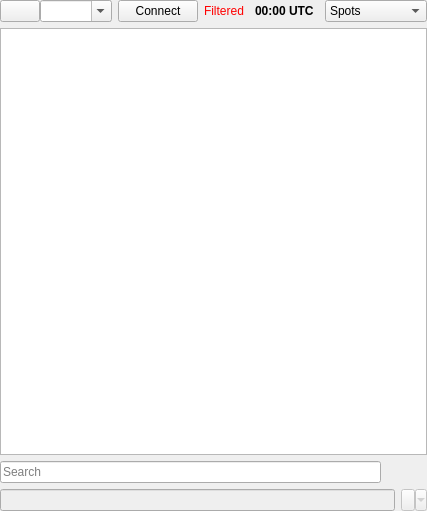
<?xml version="1.0" encoding="UTF-8"?>
<ui version="4.0">
 <class>DxWidget</class>
 <widget class="QWidget" name="DxWidget">
  <property name="geometry">
   <rect>
    <x>0</x>
    <y>0</y>
    <width>427</width>
    <height>511</height>
   </rect>
  </property>
  <property name="focusPolicy">
   <enum>Qt::NoFocus</enum>
  </property>
  <property name="windowTitle">
   <string notr="true">Form</string>
  </property>
  <layout class="QVBoxLayout" name="verticalLayout">
   <property name="leftMargin">
    <number>0</number>
   </property>
   <property name="topMargin">
    <number>0</number>
   </property>
   <property name="rightMargin">
    <number>0</number>
   </property>
   <property name="bottomMargin">
    <number>0</number>
   </property>
   <item>
    <layout class="QHBoxLayout" name="horizontalLayout">
     <item>
      <layout class="QHBoxLayout" name="horizontalLayout_2">
       <property name="spacing">
        <number>0</number>
       </property>
       <property name="rightMargin">
        <number>0</number>
       </property>
       <item>
        <widget class="QPushButton" name="menuButton">
         <property name="sizePolicy">
          <sizepolicy hsizetype="Minimum" vsizetype="Preferred">
           <horstretch>0</horstretch>
           <verstretch>0</verstretch>
          </sizepolicy>
         </property>
         <property name="focusPolicy">
          <enum>Qt::ClickFocus</enum>
         </property>
         <property name="contextMenuPolicy">
          <enum>Qt::ActionsContextMenu</enum>
         </property>
         <property name="styleSheet">
          <string notr="true">::menu-indicator{ image: none; }</string>
         </property>
         <property name="text">
          <string/>
         </property>
         <property name="icon">
          <iconset resource="../res/icons/icons.qrc">
           <normaloff>:/icons/menu.svg</normaloff>:/icons/menu.svg</iconset>
         </property>
        </widget>
       </item>
       <item>
        <widget class="QComboBox" name="serverSelect">
         <property name="focusPolicy">
          <enum>Qt::ClickFocus</enum>
         </property>
         <property name="contextMenuPolicy">
          <enum>Qt::DefaultContextMenu</enum>
         </property>
         <property name="toolTip">
          <string>Insert a &lt;b&gt;hostname:port&lt;/b&gt; of DXC Server.</string>
         </property>
         <property name="inputMethodHints">
          <set>Qt::ImhNone</set>
         </property>
         <property name="editable">
          <bool>true</bool>
         </property>
         <property name="currentText">
          <string notr="true"/>
         </property>
         <property name="insertPolicy">
          <enum>QComboBox::InsertAtTop</enum>
         </property>
         <property name="sizeAdjustPolicy">
          <enum>QComboBox::AdjustToContents</enum>
         </property>
        </widget>
       </item>
      </layout>
     </item>
     <item>
      <widget class="QPushButton" name="connectButton">
       <property name="sizePolicy">
        <sizepolicy hsizetype="Maximum" vsizetype="Preferred">
         <horstretch>0</horstretch>
         <verstretch>0</verstretch>
        </sizepolicy>
       </property>
       <property name="focusPolicy">
        <enum>Qt::ClickFocus</enum>
       </property>
       <property name="text">
        <string>Connect</string>
       </property>
      </widget>
     </item>
     <item>
      <widget class="QLabel" name="filteredLabel">
       <property name="sizePolicy">
        <sizepolicy hsizetype="Minimum" vsizetype="Preferred">
         <horstretch>0</horstretch>
         <verstretch>0</verstretch>
        </sizepolicy>
       </property>
       <property name="styleSheet">
        <string notr="true">color:red</string>
       </property>
       <property name="text">
        <string>Filtered</string>
       </property>
      </widget>
     </item>
     <item>
      <spacer name="horizontalSpacer">
       <property name="orientation">
        <enum>Qt::Horizontal</enum>
       </property>
       <property name="sizeHint" stdset="0">
        <size>
         <width>40</width>
         <height>20</height>
        </size>
       </property>
      </spacer>
     </item>
     <item>
      <widget class="QLabel" name="utcClockLabel">
       <property name="sizePolicy">
        <sizepolicy hsizetype="Minimum" vsizetype="Preferred">
         <horstretch>0</horstretch>
         <verstretch>0</verstretch>
        </sizepolicy>
       </property>
       <property name="font">
        <font>
         <bold>true</bold>
        </font>
       </property>
       <property name="toolTip">
        <string>Current UTC Time</string>
       </property>
       <property name="text">
        <string notr="true">00:00 UTC</string>
       </property>
      </widget>
     </item>
     <item>
      <spacer name="horizontalSpacer2">
       <property name="orientation">
        <enum>Qt::Horizontal</enum>
       </property>
       <property name="sizeHint" stdset="0">
        <size>
         <width>40</width>
         <height>20</height>
        </size>
       </property>
      </spacer>
     </item>
     <item>
      <widget class="QComboBox" name="viewModeCombo">
       <property name="sizePolicy">
        <sizepolicy hsizetype="Preferred" vsizetype="Preferred">
         <horstretch>0</horstretch>
         <verstretch>0</verstretch>
        </sizepolicy>
       </property>
       <property name="focusPolicy">
        <enum>Qt::ClickFocus</enum>
       </property>
       <item>
        <property name="text">
         <string>Spots</string>
        </property>
       </item>
       <item>
        <property name="text">
         <string>WCY</string>
        </property>
       </item>
       <item>
        <property name="text">
         <string>WWV</string>
        </property>
       </item>
       <item>
        <property name="text">
         <string>To All</string>
        </property>
       </item>
       <item>
        <property name="text">
         <string>Console</string>
        </property>
       </item>
       <item>
        <property name="text">
         <string>15-min Trend</string>
        </property>
       </item>
      </widget>
     </item>
    </layout>
   </item>
   <item>
    <widget class="QStackedWidget" name="stack">
     <property name="currentIndex">
      <number>0</number>
     </property>
     <widget class="QWidget" name="spotPage">
      <layout class="QGridLayout" name="gridLayout">
       <property name="leftMargin">
        <number>0</number>
       </property>
       <property name="topMargin">
        <number>0</number>
       </property>
       <property name="rightMargin">
        <number>0</number>
       </property>
       <property name="bottomMargin">
        <number>0</number>
       </property>
       <item row="0" column="0">
        <widget class="QTableView" name="dxTable">
         <property name="focusPolicy">
          <enum>Qt::ClickFocus</enum>
         </property>
         <property name="contextMenuPolicy">
          <enum>Qt::ActionsContextMenu</enum>
         </property>
         <property name="editTriggers">
          <set>QAbstractItemView::AnyKeyPressed|QAbstractItemView::DoubleClicked</set>
         </property>
         <property name="tabKeyNavigation">
          <bool>false</bool>
         </property>
         <property name="showDropIndicator" stdset="0">
          <bool>false</bool>
         </property>
         <property name="dragDropOverwriteMode">
          <bool>false</bool>
         </property>
         <property name="alternatingRowColors">
          <bool>true</bool>
         </property>
         <property name="selectionMode">
          <enum>QAbstractItemView::SingleSelection</enum>
         </property>
         <property name="selectionBehavior">
          <enum>QAbstractItemView::SelectRows</enum>
         </property>
         <property name="verticalScrollMode">
          <enum>QAbstractItemView::ScrollPerPixel</enum>
         </property>
         <property name="horizontalScrollMode">
          <enum>QAbstractItemView::ScrollPerPixel</enum>
         </property>
         <attribute name="horizontalHeaderMinimumSectionSize">
          <number>24</number>
         </attribute>
         <attribute name="horizontalHeaderDefaultSectionSize">
          <number>80</number>
         </attribute>
         <attribute name="horizontalHeaderHighlightSections">
          <bool>false</bool>
         </attribute>
         <attribute name="horizontalHeaderStretchLastSection">
          <bool>true</bool>
         </attribute>
         <attribute name="verticalHeaderVisible">
          <bool>false</bool>
         </attribute>
         <attribute name="verticalHeaderMinimumSectionSize">
          <number>20</number>
         </attribute>
         <attribute name="verticalHeaderDefaultSectionSize">
          <number>20</number>
         </attribute>
        </widget>
       </item>
       <item row="1" column="0">
        <layout class="QHBoxLayout" name="searchLayout">
         <property name="topMargin">
          <number>0</number>
         </property>
         <item>
          <widget class="QLineEdit" name="searchEdit">
           <property name="focusPolicy">
            <enum>Qt::ClickFocus</enum>
           </property>
           <property name="toolTip">
            <string>Full-text search</string>
           </property>
           <property name="placeholderText">
            <string>Search</string>
           </property>
           <property name="clearButtonEnabled">
            <bool>true</bool>
           </property>
          </widget>
         </item>
         <item>
          <widget class="QPushButton" name="searchCloseButton">
           <property name="toolTip">
            <string>Close Search</string>
           </property>
           <property name="text">
            <string/>
           </property>
           <property name="icon">
            <iconset resource="../res/icons/icons.qrc">
             <normaloff>:/icons/cancel-24px.svg</normaloff>:/icons/cancel-24px.svg</iconset>
           </property>
           <property name="flat">
            <bool>true</bool>
           </property>
          </widget>
         </item>
        </layout>
       </item>
      </layout>
     </widget>
     <widget class="QWidget" name="wcyPage">
      <layout class="QGridLayout" name="gridLayout_3">
       <property name="leftMargin">
        <number>0</number>
       </property>
       <property name="topMargin">
        <number>0</number>
       </property>
       <property name="rightMargin">
        <number>0</number>
       </property>
       <property name="bottomMargin">
        <number>0</number>
       </property>
       <item row="0" column="0">
        <widget class="QTableView" name="wcyTable">
         <property name="contextMenuPolicy">
          <enum>Qt::ActionsContextMenu</enum>
         </property>
         <property name="editTriggers">
          <set>QAbstractItemView::NoEditTriggers</set>
         </property>
         <property name="tabKeyNavigation">
          <bool>false</bool>
         </property>
         <property name="showDropIndicator" stdset="0">
          <bool>false</bool>
         </property>
         <property name="alternatingRowColors">
          <bool>true</bool>
         </property>
         <property name="selectionMode">
          <enum>QAbstractItemView::SingleSelection</enum>
         </property>
         <property name="selectionBehavior">
          <enum>QAbstractItemView::SelectRows</enum>
         </property>
         <property name="verticalScrollMode">
          <enum>QAbstractItemView::ScrollPerPixel</enum>
         </property>
         <property name="horizontalScrollMode">
          <enum>QAbstractItemView::ScrollPerItem</enum>
         </property>
         <attribute name="horizontalHeaderMinimumSectionSize">
          <number>40</number>
         </attribute>
         <attribute name="horizontalHeaderDefaultSectionSize">
          <number>70</number>
         </attribute>
         <attribute name="horizontalHeaderHighlightSections">
          <bool>true</bool>
         </attribute>
         <attribute name="horizontalHeaderStretchLastSection">
          <bool>true</bool>
         </attribute>
         <attribute name="verticalHeaderVisible">
          <bool>false</bool>
         </attribute>
         <attribute name="verticalHeaderMinimumSectionSize">
          <number>20</number>
         </attribute>
         <attribute name="verticalHeaderDefaultSectionSize">
          <number>20</number>
         </attribute>
        </widget>
       </item>
      </layout>
     </widget>
     <widget class="QWidget" name="wwvPage">
      <layout class="QGridLayout" name="gridLayout_4">
       <property name="leftMargin">
        <number>0</number>
       </property>
       <property name="topMargin">
        <number>0</number>
       </property>
       <property name="rightMargin">
        <number>0</number>
       </property>
       <property name="bottomMargin">
        <number>0</number>
       </property>
       <item row="0" column="0">
        <widget class="QTableView" name="wwvTable">
         <property name="contextMenuPolicy">
          <enum>Qt::ActionsContextMenu</enum>
         </property>
         <property name="editTriggers">
          <set>QAbstractItemView::NoEditTriggers</set>
         </property>
         <property name="tabKeyNavigation">
          <bool>false</bool>
         </property>
         <property name="showDropIndicator" stdset="0">
          <bool>false</bool>
         </property>
         <property name="dragDropOverwriteMode">
          <bool>false</bool>
         </property>
         <property name="alternatingRowColors">
          <bool>true</bool>
         </property>
         <property name="selectionMode">
          <enum>QAbstractItemView::SingleSelection</enum>
         </property>
         <property name="selectionBehavior">
          <enum>QAbstractItemView::SelectRows</enum>
         </property>
         <property name="verticalScrollMode">
          <enum>QAbstractItemView::ScrollPerPixel</enum>
         </property>
         <property name="horizontalScrollMode">
          <enum>QAbstractItemView::ScrollPerPixel</enum>
         </property>
         <attribute name="horizontalHeaderDefaultSectionSize">
          <number>70</number>
         </attribute>
         <attribute name="horizontalHeaderStretchLastSection">
          <bool>true</bool>
         </attribute>
         <attribute name="verticalHeaderVisible">
          <bool>false</bool>
         </attribute>
        </widget>
       </item>
      </layout>
     </widget>
     <widget class="QWidget" name="toAllPage">
      <layout class="QGridLayout" name="gridLayout_5">
       <property name="leftMargin">
        <number>0</number>
       </property>
       <property name="topMargin">
        <number>0</number>
       </property>
       <property name="rightMargin">
        <number>0</number>
       </property>
       <property name="bottomMargin">
        <number>0</number>
       </property>
       <item row="0" column="0">
        <widget class="QTableView" name="toAllTable">
         <property name="contextMenuPolicy">
          <enum>Qt::ActionsContextMenu</enum>
         </property>
         <property name="editTriggers">
          <set>QAbstractItemView::NoEditTriggers</set>
         </property>
         <property name="tabKeyNavigation">
          <bool>false</bool>
         </property>
         <property name="showDropIndicator" stdset="0">
          <bool>false</bool>
         </property>
         <property name="dragDropOverwriteMode">
          <bool>false</bool>
         </property>
         <property name="alternatingRowColors">
          <bool>true</bool>
         </property>
         <property name="selectionMode">
          <enum>QAbstractItemView::SingleSelection</enum>
         </property>
         <property name="selectionBehavior">
          <enum>QAbstractItemView::SelectRows</enum>
         </property>
         <property name="verticalScrollMode">
          <enum>QAbstractItemView::ScrollPerPixel</enum>
         </property>
         <property name="horizontalScrollMode">
          <enum>QAbstractItemView::ScrollPerPixel</enum>
         </property>
         <attribute name="horizontalHeaderDefaultSectionSize">
          <number>70</number>
         </attribute>
         <attribute name="horizontalHeaderStretchLastSection">
          <bool>true</bool>
         </attribute>
         <attribute name="verticalHeaderVisible">
          <bool>false</bool>
         </attribute>
        </widget>
       </item>
      </layout>
     </widget>
     <widget class="QWidget" name="consolePage">
      <property name="contextMenuPolicy">
       <enum>Qt::ActionsContextMenu</enum>
      </property>
      <layout class="QGridLayout" name="gridLayout_2">
       <property name="leftMargin">
        <number>0</number>
       </property>
       <property name="topMargin">
        <number>0</number>
       </property>
       <property name="rightMargin">
        <number>0</number>
       </property>
       <property name="bottomMargin">
        <number>0</number>
       </property>
       <item row="0" column="0">
        <widget class="QPlainTextEdit" name="log">
         <property name="font">
          <font>
           <pointsize>12</pointsize>
           <kerning>true</kerning>
          </font>
         </property>
         <property name="focusPolicy">
          <enum>Qt::ClickFocus</enum>
         </property>
         <property name="readOnly">
          <bool>true</bool>
         </property>
         <property name="plainText">
          <string notr="true"/>
         </property>
        </widget>
       </item>
      </layout>
     </widget>
     <widget class="QWidget" name="trendPage">
      <layout class="QGridLayout" name="gridLayout_6">
       <property name="leftMargin">
        <number>0</number>
       </property>
       <property name="topMargin">
        <number>0</number>
       </property>
       <property name="rightMargin">
        <number>0</number>
       </property>
       <property name="bottomMargin">
        <number>0</number>
       </property>
       <item row="0" column="0">
        <widget class="QTableWidget" name="trendTable">
         <property name="focusPolicy">
          <enum>Qt::NoFocus</enum>
         </property>
         <property name="editTriggers">
          <set>QAbstractItemView::NoEditTriggers</set>
         </property>
         <property name="tabKeyNavigation">
          <bool>false</bool>
         </property>
         <property name="showDropIndicator" stdset="0">
          <bool>false</bool>
         </property>
         <property name="dragDropOverwriteMode">
          <bool>false</bool>
         </property>
         <property name="selectionMode">
          <enum>QAbstractItemView::NoSelection</enum>
         </property>
         <property name="verticalScrollMode">
          <enum>QAbstractItemView::ScrollPerPixel</enum>
         </property>
         <property name="horizontalScrollMode">
          <enum>QAbstractItemView::ScrollPerPixel</enum>
         </property>
        </widget>
       </item>
      </layout>
     </widget>
    </widget>
   </item>
   <item>
    <layout class="QHBoxLayout" name="horizontalLayout_3">
     <property name="topMargin">
      <number>0</number>
     </property>
     <item>
      <widget class="QLineEdit" name="commandEdit">
       <property name="enabled">
        <bool>false</bool>
       </property>
       <property name="focusPolicy">
        <enum>Qt::ClickFocus</enum>
       </property>
       <property name="toolTip">
        <string>Send DX Cluster Command</string>
       </property>
       <property name="clearButtonEnabled">
        <bool>true</bool>
       </property>
      </widget>
     </item>
     <item>
      <widget class="QToolButton" name="commandButton">
       <property name="enabled">
        <bool>false</bool>
       </property>
       <property name="sizePolicy">
        <sizepolicy hsizetype="Fixed" vsizetype="Preferred">
         <horstretch>0</horstretch>
         <verstretch>0</verstretch>
        </sizepolicy>
       </property>
       <property name="focusPolicy">
        <enum>Qt::NoFocus</enum>
       </property>
       <property name="text">
        <string/>
       </property>
       <property name="popupMode">
        <enum>QToolButton::MenuButtonPopup</enum>
       </property>
       <property name="toolButtonStyle">
        <enum>Qt::ToolButtonTextOnly</enum>
       </property>
      </widget>
     </item>
    </layout>
   </item>
  </layout>
  <action name="actionFilter">
   <property name="icon">
    <iconset resource="../res/icons/icons.qrc">
     <normaloff>:/icons/filter_list-24px.svg</normaloff>:/icons/filter_list-24px.svg</iconset>
   </property>
   <property name="text">
    <string>Filter...</string>
   </property>
   <property name="toolTip">
    <string>Filter DXC</string>
   </property>
  </action>
  <action name="actionSpotQSO">
   <property name="text">
    <string>Spot Last QSO</string>
   </property>
   <property name="toolTip">
    <string>Send last QSO spot</string>
   </property>
  </action>
  <action name="actionShowHFStats">
   <property name="text">
    <string>Show HF Stats</string>
   </property>
  </action>
  <action name="actionShowVHFStats">
   <property name="text">
    <string>Show VHF Stats</string>
   </property>
  </action>
  <action name="actionShowWCY">
   <property name="text">
    <string>Show WCY</string>
   </property>
  </action>
  <action name="actionShowWWV">
   <property name="text">
    <string>Show WWV</string>
   </property>
  </action>
  <action name="actionDisplayedColumns">
   <property name="text">
    <string>Column Visibility...</string>
   </property>
   <property name="toolTip">
    <string>Which columns should be displayed</string>
   </property>
  </action>
  <action name="actionConnectOnStartup">
   <property name="checkable">
    <bool>true</bool>
   </property>
   <property name="text">
    <string>Connect on startup</string>
   </property>
   <property name="toolTip">
    <string>Automatic connection after start</string>
   </property>
  </action>
  <action name="actionDeleteServer">
   <property name="text">
    <string>Delete Server</string>
   </property>
   <property name="toolTip">
    <string>DXC - Delete Server</string>
   </property>
  </action>
  <action name="actionForgetPassword">
   <property name="text">
    <string>Clear Password</string>
   </property>
  </action>
  <action name="actionKeepSpots">
   <property name="checkable">
    <bool>true</bool>
   </property>
   <property name="text">
    <string>Keep Spots</string>
   </property>
   <property name="toolTip">
    <string>Spots are not cleared when connecting to a new DX Cluster.</string>
   </property>
  </action>
  <action name="actionClear">
   <property name="text">
    <string>Clear</string>
   </property>
   <property name="toolTip">
    <string>Clear all data</string>
   </property>
  </action>
  <action name="actionSearch">
   <property name="text">
    <string>Search...</string>
   </property>
   <property name="toolTip">
    <string>DXC - Search</string>
   </property>
   <property name="shortcut">
    <string notr="true">Ctrl+D</string>
   </property>
   <property name="shortcutContext">
    <enum>Qt::ApplicationShortcut</enum>
   </property>
   <property name="changeableshortcut" stdset="0">
    <bool>true</bool>
   </property>
  </action>
 </widget>
 <resources>
  <include location="../res/icons/icons.qrc"/>
 </resources>
 <connections>
  <connection>
   <sender>connectButton</sender>
   <signal>clicked()</signal>
   <receiver>DxWidget</receiver>
   <slot>toggleConnect()</slot>
   <hints>
    <hint type="sourcelabel">
     <x>172</x>
     <y>25</y>
    </hint>
    <hint type="destinationlabel">
     <x>367</x>
     <y>149</y>
    </hint>
   </hints>
  </connection>
  <connection>
   <sender>commandEdit</sender>
   <signal>returnPressed()</signal>
   <receiver>DxWidget</receiver>
   <slot>send()</slot>
   <hints>
    <hint type="sourcelabel">
     <x>249</x>
     <y>509</y>
    </hint>
    <hint type="destinationlabel">
     <x>367</x>
     <y>149</y>
    </hint>
   </hints>
  </connection>
  <connection>
   <sender>dxTable</sender>
   <signal>doubleClicked(QModelIndex)</signal>
   <receiver>DxWidget</receiver>
   <slot>entryDoubleClicked(QModelIndex)</slot>
   <hints>
    <hint type="sourcelabel">
     <x>340</x>
     <y>272</y>
    </hint>
    <hint type="destinationlabel">
     <x>456</x>
     <y>255</y>
    </hint>
   </hints>
  </connection>
  <connection>
   <sender>actionFilter</sender>
   <signal>triggered()</signal>
   <receiver>DxWidget</receiver>
   <slot>actionFilter()</slot>
   <hints>
    <hint type="sourcelabel">
     <x>-1</x>
     <y>-1</y>
    </hint>
    <hint type="destinationlabel">
     <x>456</x>
     <y>255</y>
    </hint>
   </hints>
  </connection>
  <connection>
   <sender>serverSelect</sender>
   <signal>editTextChanged(QString)</signal>
   <receiver>DxWidget</receiver>
   <slot>adjusteServerSelectSize(QString)</slot>
   <hints>
    <hint type="sourcelabel">
     <x>44</x>
     <y>25</y>
    </hint>
    <hint type="destinationlabel">
     <x>456</x>
     <y>255</y>
    </hint>
   </hints>
  </connection>
  <connection>
   <sender>serverSelect</sender>
   <signal>currentIndexChanged(int)</signal>
   <receiver>DxWidget</receiver>
   <slot>serverSelectChanged(int)</slot>
   <hints>
    <hint type="sourcelabel">
     <x>44</x>
     <y>25</y>
    </hint>
    <hint type="destinationlabel">
     <x>456</x>
     <y>255</y>
    </hint>
   </hints>
  </connection>
  <connection>
   <sender>actionSpotQSO</sender>
   <signal>triggered()</signal>
   <receiver>DxWidget</receiver>
   <slot>actionCommandSpotQSO()</slot>
   <hints>
    <hint type="sourcelabel">
     <x>-1</x>
     <y>-1</y>
    </hint>
    <hint type="destinationlabel">
     <x>170</x>
     <y>255</y>
    </hint>
   </hints>
  </connection>
  <connection>
   <sender>actionShowHFStats</sender>
   <signal>triggered()</signal>
   <receiver>DxWidget</receiver>
   <slot>actionCommandShowHFStats()</slot>
   <hints>
    <hint type="sourcelabel">
     <x>-1</x>
     <y>-1</y>
    </hint>
    <hint type="destinationlabel">
     <x>170</x>
     <y>255</y>
    </hint>
   </hints>
  </connection>
  <connection>
   <sender>actionShowVHFStats</sender>
   <signal>triggered()</signal>
   <receiver>DxWidget</receiver>
   <slot>actionCommandShowVHFStats()</slot>
   <hints>
    <hint type="sourcelabel">
     <x>-1</x>
     <y>-1</y>
    </hint>
    <hint type="destinationlabel">
     <x>170</x>
     <y>255</y>
    </hint>
   </hints>
  </connection>
  <connection>
   <sender>actionShowWCY</sender>
   <signal>triggered()</signal>
   <receiver>DxWidget</receiver>
   <slot>actionCommandShowWCY()</slot>
   <hints>
    <hint type="sourcelabel">
     <x>-1</x>
     <y>-1</y>
    </hint>
    <hint type="destinationlabel">
     <x>170</x>
     <y>255</y>
    </hint>
   </hints>
  </connection>
  <connection>
   <sender>actionShowWWV</sender>
   <signal>triggered()</signal>
   <receiver>DxWidget</receiver>
   <slot>actionCommandShowWWV()</slot>
   <hints>
    <hint type="sourcelabel">
     <x>-1</x>
     <y>-1</y>
    </hint>
    <hint type="destinationlabel">
     <x>170</x>
     <y>255</y>
    </hint>
   </hints>
  </connection>
  <connection>
   <sender>viewModeCombo</sender>
   <signal>currentIndexChanged(int)</signal>
   <receiver>DxWidget</receiver>
   <slot>viewModeChanged(int)</slot>
   <hints>
    <hint type="sourcelabel">
     <x>339</x>
     <y>25</y>
    </hint>
    <hint type="destinationlabel">
     <x>170</x>
     <y>255</y>
    </hint>
   </hints>
  </connection>
  <connection>
   <sender>actionDisplayedColumns</sender>
   <signal>triggered()</signal>
   <receiver>DxWidget</receiver>
   <slot>displayedColumns()</slot>
   <hints>
    <hint type="sourcelabel">
     <x>-1</x>
     <y>-1</y>
    </hint>
    <hint type="destinationlabel">
     <x>170</x>
     <y>255</y>
    </hint>
   </hints>
  </connection>
  <connection>
   <sender>actionConnectOnStartup</sender>
   <signal>changed()</signal>
   <receiver>DxWidget</receiver>
   <slot>actionConnectOnStartup()</slot>
   <hints>
    <hint type="sourcelabel">
     <x>-1</x>
     <y>-1</y>
    </hint>
    <hint type="destinationlabel">
     <x>170</x>
     <y>255</y>
    </hint>
   </hints>
  </connection>
  <connection>
   <sender>actionDeleteServer</sender>
   <signal>triggered()</signal>
   <receiver>DxWidget</receiver>
   <slot>actionDeleteServer()</slot>
   <hints>
    <hint type="sourcelabel">
     <x>-1</x>
     <y>-1</y>
    </hint>
    <hint type="destinationlabel">
     <x>170</x>
     <y>255</y>
    </hint>
   </hints>
  </connection>
  <connection>
   <sender>actionForgetPassword</sender>
   <signal>triggered()</signal>
   <receiver>DxWidget</receiver>
   <slot>actionForgetPassword()</slot>
   <hints>
    <hint type="sourcelabel">
     <x>-1</x>
     <y>-1</y>
    </hint>
    <hint type="destinationlabel">
     <x>170</x>
     <y>255</y>
    </hint>
   </hints>
  </connection>
  <connection>
   <sender>actionKeepSpots</sender>
   <signal>triggered()</signal>
   <receiver>DxWidget</receiver>
   <slot>actionKeepSpots()</slot>
   <hints>
    <hint type="sourcelabel">
     <x>-1</x>
     <y>-1</y>
    </hint>
    <hint type="destinationlabel">
     <x>170</x>
     <y>255</y>
    </hint>
   </hints>
  </connection>
  <connection>
   <sender>actionClear</sender>
   <signal>triggered()</signal>
   <receiver>DxWidget</receiver>
   <slot>actionClear()</slot>
   <hints>
    <hint type="sourcelabel">
     <x>-1</x>
     <y>-1</y>
    </hint>
    <hint type="destinationlabel">
     <x>170</x>
     <y>255</y>
    </hint>
   </hints>
  </connection>
  <connection>
   <sender>actionSearch</sender>
   <signal>triggered()</signal>
   <receiver>DxWidget</receiver>
   <slot>setSearchVisible()</slot>
   <hints>
    <hint type="sourcelabel">
     <x>-1</x>
     <y>-1</y>
    </hint>
    <hint type="destinationlabel">
     <x>170</x>
     <y>255</y>
    </hint>
   </hints>
  </connection>
  <connection>
   <sender>searchCloseButton</sender>
   <signal>clicked()</signal>
   <receiver>DxWidget</receiver>
   <slot>setSearchClosed()</slot>
   <hints>
    <hint type="sourcelabel">
     <x>325</x>
     <y>462</y>
    </hint>
    <hint type="destinationlabel">
     <x>170</x>
     <y>255</y>
    </hint>
   </hints>
  </connection>
  <connection>
   <sender>searchEdit</sender>
   <signal>textChanged(QString)</signal>
   <receiver>DxWidget</receiver>
   <slot>setSearch(QString)</slot>
   <hints>
    <hint type="sourcelabel">
     <x>170</x>
     <y>463</y>
    </hint>
    <hint type="destinationlabel">
     <x>170</x>
     <y>255</y>
    </hint>
   </hints>
  </connection>
  <connection>
   <sender>trendTable</sender>
   <signal>cellDoubleClicked(int,int)</signal>
   <receiver>DxWidget</receiver>
   <slot>trendDoubleClicked(int,int)</slot>
   <hints>
    <hint type="sourcelabel">
     <x>170</x>
     <y>255</y>
    </hint>
    <hint type="destinationlabel">
     <x>170</x>
     <y>255</y>
    </hint>
   </hints>
  </connection>
 </connections>
 <slots>
  <slot>send()</slot>
  <slot>toggleConnect()</slot>
  <slot>viewModeChanged(int)</slot>
  <slot>entryDoubleClicked(QModelIndex)</slot>
  <slot>actionFilter()</slot>
  <slot>actionPhoneFilter()</slot>
  <slot>actionFT8Filter()</slot>
  <slot>actionPhoneFilter(bool)</slot>
  <slot>adjusteServerSelectSize(QString)</slot>
  <slot>serverSelectChanged(int)</slot>
  <slot>actionCommandSpotQSO()</slot>
  <slot>actionCommandShowHFStats()</slot>
  <slot>actionCommandShowVHFStats()</slot>
  <slot>actionCommandShowWCY()</slot>
  <slot>actionCommandShowWWV()</slot>
  <slot>displayedColumns()</slot>
  <slot>actionConnectOnStartup()</slot>
  <slot>actionDeleteServer()</slot>
  <slot>actionForgetPassword()</slot>
  <slot>actionKeepSpots()</slot>
  <slot>actionClear()</slot>
  <slot>setSearch(QString)</slot>
  <slot>setSearchVisible()</slot>
  <slot>setSearchClosed()</slot>
  <slot>trendDoubleClicked(int,int)</slot>
 </slots>
</ui>
